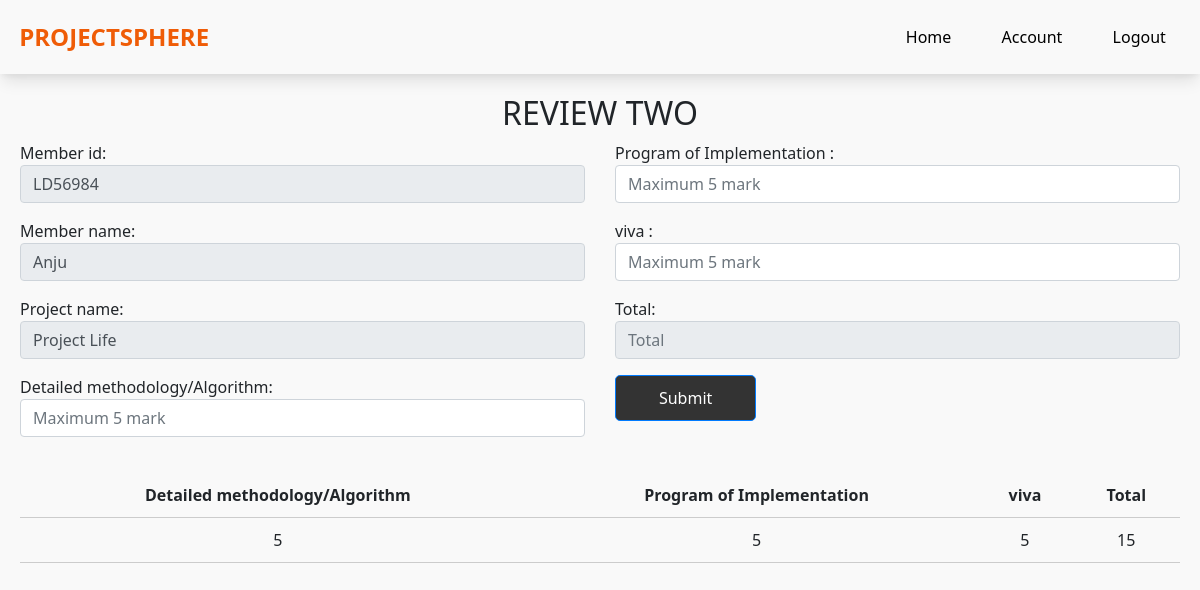
The page /review_2/1/Anju/LD56984 on the database its author committed.
### app/models.py (models this page shows)
class RegisterProject(models.Model):
	user = models.ForeignKey(User, on_delete=models.CASCADE)
	student = models.ForeignKey(StudentReg, on_delete=models.CASCADE)
	teamName = models.CharField(max_length=128)
	projectTitle = models.CharField(max_length=128)
	teamHeadName = models.CharField(max_length=128)
	teamHeadId = models.CharField(max_length=128)
	username = models.CharField(max_length=128)
	teamMember1 = models.CharField(max_length=128)
	teamMember2 = models.CharField(max_length=128)
	teamMember3 = models.CharField(max_length=128)
	teamMember1Id = models.CharField(max_length=128)
	teamMember2Id = models.CharField(max_length=128)
	teamMember3Id = models.CharField(max_length=128)
	assign = models.CharField(max_length=128,null=True)
	guide = models.ForeignKey(GuideReg, on_delete=models.CASCADE,null=True)

class ReviewTwo(models.Model):
	det_meth_algo=models.IntegerField()
	pro_implement=models.IntegerField()
	viva=models.IntegerField()
	total=models.IntegerField()
	project = models.ForeignKey(RegisterProject, on_delete=models.CASCADE)
	projectTitle = models.CharField(max_length=128)
	Name = models.CharField(max_length=128)
	memberId = models.CharField(max_length=128)

### app/views.py (the view, shortened to what this page needs)
# urls.py: path('review_2/<str:pk>/<str:pk1>/<str:pk2>',views.review_2,name='review_2'),
def review_2(request,pk,pk1,pk2):
    hi = RegisterProject.objects.get(id = pk)
    tab_val = ReviewTwo.objects.filter(memberId = pk2)
    context = {
        'key':hi,
        'member_name':pk1,
        'member_id':pk2,
        'tab_val':tab_val
    }
    return render(request,'coordinator/review_2.html',context)

### app/templates/coordinator/review_2.html (shortened to what this page needs)
{% load static %}
<!DOCTYPE html>
<html lang="en">
<head>
    <link rel="stylesheet" href="https://stackpath.bootstrapcdn.com/bootstrap/4.5.2/css/bootstrap.min.css">
    <link rel="stylesheet" href="{% static 'css/home.css' %}">
</head>
<body>
    <nav class="navbar">
        <div class="logo">
            <a href="#">PROJECTSPHERE</a>
        </div>
        <ul class="nav-links">
            <li><a href="coordinator_home">Home</a></li>
            <li><a href="#">Account</a></li>
            <li><a href="logout_view">Logout</a></li>
        </ul>
    </nav>
    <div class="container">
        <form action="" method="post">
            <h2 class="text-center">REVIEW TWO</h2>
            <div class="row">
                <div class="col-md-6">
                    <div class="form-group">
                        Member id: <input type="text" class="form-control" name="member_id" value="{{member_id}}" disabled required>
                    </div>
                    <div class="form-group">
                        Member name: <input type="text" class="form-control" name="member_name" value="{{member_name}}" disabled required>
                    </div>
                    <div class="form-group">
                        Project name: <input type="text" class="form-control" name="project_name" value="{{key.projectTitle}}" disabled required>
                    </div>
                    <div class="form-group">
                        Detailed methodology/Algorithm:  <input type="number" class="form-control" id="det_meth_algo" name="det_meth_algo" placeholder="Maximum 5 mark" required>
                    </div>
                </div>
                 <div class="col-md-6">
                    <div class="form-group">
                        Program of Implementation :  <input type="number" class="form-control" id="pro_implement" name="pro_implement" placeholder="Maximum 5 mark" required>
                    </div>
                    <div class="form-group">
                        viva :  <input type="number" class="form-control" name="viva" id="viva" placeholder="Maximum 5 mark" required>
                    </div>
                    <div class="form-group">
                        Total:  <input type="number" class="form-control" name="total" id="total" placeholder="Total" required readonly>
                    </div>
                    <div class="form-group" >
                        <input type="submit" class="btn btn-primary col-3" value="Submit">
                   </div>
                </div>
            </div>
        </form>
        <table>
            <tr>
                <th>Detailed methodology/Algorithm</th>
                <th>Program of Implementation</th>
                <th>viva</th>
                <th>Total</th>
            </tr>
            {% for i in tab_val%}
            <tr>
                <td>{{i.det_meth_algo}}</td>
                <td>{{i.pro_implement}}</td>
                <td>{{i.viva}}</td>
                <td>{{i.total}}</td>
            </tr>
            {% endfor %}
        </table>
    </div>
</body>
</html>

### app/static/css/home.css (style rules this page uses)
body { margin: 0; font-family: Arial, sans-serif; }
a { text-decoration: none; color: #fff; }
.navbar { display: flex; justify-content: space-between; align-items: center; color: black; padding: 1.2rem; box-shadow: rgba(0, 0, 0, 0.1) 0px 10px 15px -3px, rgba(0, 0, 0, 0.05) 0px 4px 6px -2px; }
.navbar .logo a { color: #ef5c07; text-decoration: none; font-size: 1.5rem; font-weight: bold; }
.nav-links { list-style-type: none; margin: 0; padding: 0; display: flex; gap: 2.2rem; }
.nav-links li { margin-right: 15px; }
.nav-links li a { color: black; text-decoration: none; transition: color 0.3s ease; }
body { margin: 0; font-family: Arial, sans-serif; background-color: #f9f9f9; }
.btn { display: inline-block; padding: 10px 20px; background-color: #333; color: #fff; text-decoration: none; border-radius: 5px; transition: background-color 0.3s ease; }
body { margin: 0; font-family: 'Segoe UI', sans-serif; background-color: #f9f9f9; }
.container { max-width: 1200px; margin: 20px auto; padding: 0 20px; }

### app/templates/coordinator/review_2.html (style rules this page uses)
body { font-family: Arial, sans-serif; margin: 0; padding: 0; }
.container { max-width: 800px; margin: 50px auto; }
table { width: 100%; border-collapse: collapse; margin-top: 20px; }
th, td { padding: 10px; text-align: center; border-bottom: 1px solid #ccc; }
th { font-weight: bold; }
body { margin: 0; font-family: Arial, sans-serif; }
a { text-decoration: none; color: #fff; }
.navbar { display: flex; justify-content: space-between; align-items: center; color: black; padding: 1.2rem; box-shadow: rgba(0, 0, 0, 0.1) 0px 10px 15px -3px, rgba(0, 0, 0, 0.05) 0px 4px 6px -2px; }
.navbar .logo a { color: #ef5c07; text-decoration: none; font-size: 1.5rem; font-weight: bold; }
.nav-links { list-style-type: none; margin: 0; padding: 0; display: flex; gap: 2.2rem; }
.nav-links li { margin-right: 15px; }
.nav-links li a { color: black; text-decoration: none; transition: color 0.3s ease; }
body { margin: 0; font-family: Arial, sans-serif; background-color: #f9f9f9; }
.btn { display: inline-block; padding: 10px 20px; background-color: #333; color: #fff; text-decoration: none; border-radius: 5px; transition: background-color 0.3s ease; }
body { margin: 0; font-family: 'Segoe UI', sans-serif; background-color: #f9f9f9; }
.container { max-width: 1200px; margin: 20px auto; padding: 0 20px; }

### rows shown on the page
RegisterProject: project_name "Project Life"
ReviewTwo: det_meth_algo "5", pro_implement "5", viva "5", total "15"
